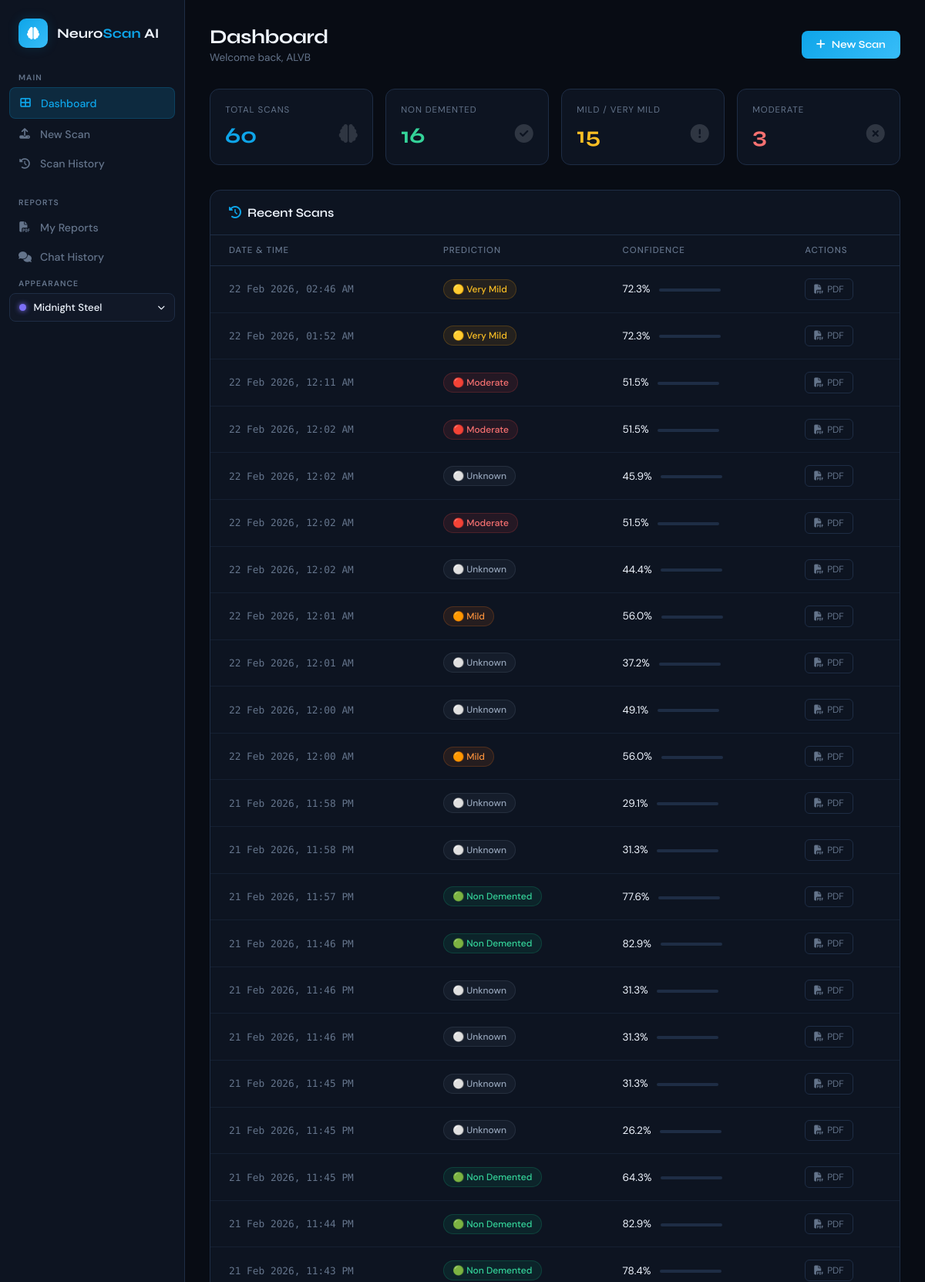
The page /dashboard (signed in, upper part) on the database its author committed.
### chatbot/app.py (models this page shows)
class User(db.Model):
    id            = db.Column(db.Integer, primary_key=True)
    name          = db.Column(db.String(100), nullable=False)
    email         = db.Column(db.String(120), unique=True, nullable=False)
    password      = db.Column(db.String(200), nullable=False)
    created_at    = db.Column(db.DateTime, default=datetime.utcnow)
    scans         = db.relationship('Scan', backref='user', lazy=True)
    chat_sessions = db.relationship('ChatSession', backref='user', lazy=True)

class Scan(db.Model):
    id          = db.Column(db.Integer, primary_key=True)
    user_id     = db.Column(db.Integer, db.ForeignKey('user.id'), nullable=False)
    prediction  = db.Column(db.String(50), nullable=False)
    confidence  = db.Column(db.Float, nullable=False)
    all_probs   = db.Column(db.Text, nullable=False)
    warning     = db.Column(db.String(200))
    created_at  = db.Column(db.DateTime, default=datetime.utcnow)

### chatbot/app.py (the view)
@app.route('/dashboard')
@login_required
def dashboard():
    user          = current_user()
    scans         = Scan.query.filter_by(user_id=user.id).order_by(Scan.created_at.desc()).all()
    chat_sessions = ChatSession.query.filter_by(user_id=user.id)\
                                     .order_by(ChatSession.created_at.desc()).all()
    total_scans    = len(scans)
    non_demented   = sum(1 for s in scans if s.prediction == 'NonDemented')
    mild_count     = sum(1 for s in scans if s.prediction in ['MildDemented', 'VeryMildDemented'])
    moderate_count = sum(1 for s in scans if s.prediction == 'ModerateDemented')
    return render_template('dashboard.html',
        current_user=user, scans=scans, chat_sessions=chat_sessions,
        total_scans=total_scans, non_demented=non_demented,
        mild_count=mild_count, moderate_count=moderate_count)

### chatbot/app.py (called while the page is built)
def login_required(f):
    @wraps(f)
    def decorated(*args, **kwargs):
        if 'user_id' not in session:
            flash('Please log in to continue.', 'error')
            return redirect(url_for('login'))
        return f(*args, **kwargs)
    return decorated

def current_user():
    if 'user_id' in session:
        return User.query.get(session['user_id'])
    return None

    @property
    def message_count(self):
        return len(self.messages)

### chatbot/templates/dashboard.html (shortened to what this page needs)
<!DOCTYPE html>
<html lang="en" data-theme="midnight-steel">
<head>
  <link rel="stylesheet" href="https://cdnjs.cloudflare.com/ajax/libs/font-awesome/6.4.0/css/all.min.css">
</head>
<body>
  <aside class="sidebar">
    <div class="logo">
      <div class="logo-icon"><i class="fas fa-brain"></i></div>
      <div class="logo-text">Neuro<span>Scan</span> AI</div>
    </div>
    <div class="nav-section">
      <div class="nav-label">Main</div>
      <a href="/dashboard" class="nav-item active">
        <i class="fas fa-th-large"></i> Dashboard
      </a>
      <a href="/" class="nav-item">
        <i class="fas fa-upload"></i> New Scan
      </a>
      <a href="/history" class="nav-item">
        <i class="fas fa-history"></i> Scan History
      </a>
    </div>
    <div class="nav-section" style="margin-top:1rem">
      <div class="nav-label">Reports</div>
      <a href="/reports" class="nav-item">
        <i class="fas fa-file-pdf"></i> My Reports
      </a>
      <a href="/chat_history" class="nav-item">
        <i class="fas fa-comments"></i> Chat History
      </a>
    </div>
    <div style="padding:0 0.75rem;margin-bottom:0.5rem;">
      <div style="font-size:.65rem;font-weight:600;color:var(--muted);letter-spacing:.1em;text-transform:uppercase;padding:0 .75rem;margin-bottom:.4rem;">Appearance</div>
      <div class="theme-switcher-sidebar">
        <button class="theme-toggle-sidebar" onclick="toggleThemeDD()" id="themeSideBtn">
          <span class="t-dot-s" id="tDotS"></span>
          <span id="themeLabelS">Theme</span>
          <i class="fas fa-chevron-down" style="font-size:.6rem;margin-left:auto;"></i>
        </button>
      </div>
    </div>
  </aside>
  <main class="main">
    <div class="page-header">
      <div>
        <div class="page-title">Dashboard</div>
        <div class="page-subtitle">Welcome back, {{ current_user.name if current_user else 'Doctor' }}</div>
      </div>
      <a href="/" class="btn-new"><i class="fas fa-plus"></i> New Scan</a>
    </div>
    <div class="stats-grid">
      <div class="stat-card">
        <div class="stat-label">Total Scans</div>
        <div class="stat-value" style="color:var(--accent)">{{ total_scans | default(0) }}</div>
        <div class="stat-icon"><i class="fas fa-brain"></i></div>
      </div>
      <div class="stat-card">
        <div class="stat-label">Non Demented</div>
        <div class="stat-value" style="color:#34d399">{{ non_demented | default(0) }}</div>
        <div class="stat-icon"><i class="fas fa-check-circle"></i></div>
      </div>
      <div class="stat-card">
        <div class="stat-label">Mild / Very Mild</div>
        <div class="stat-value" style="color:#fbbf24">{{ mild_count | default(0) }}</div>
        <div class="stat-icon"><i class="fas fa-exclamation-circle"></i></div>
      </div>
      <div class="stat-card">
        <div class="stat-label">Moderate</div>
        <div class="stat-value" style="color:#f87171">{{ moderate_count | default(0) }}</div>
        <div class="stat-icon"><i class="fas fa-times-circle"></i></div>
      </div>
    </div>
    <div class="section-card">
      <div class="section-header">
        <div class="section-title"><i class="fas fa-history" style="color:var(--accent);margin-right:8px"></i>Recent Scans</div>
      </div>
      {% if scans %}
      <table>
        <thead>
          <tr>
            <th>Date & Time</th>
            <th>Prediction</th>
            <th>Confidence</th>
            <th>Actions</th>
          </tr>
        </thead>
        <tbody>
          {% for scan in scans %}
          <tr>
            <td style="font-family:'DM Mono',monospace;font-size:0.8rem;color:var(--muted)">
              {{ scan.created_at.strftime('%d %b %Y, %I:%M %p') }}
            </td>
            <td>
              {% if scan.prediction == 'NonDemented' %}
                <span class="badge badge-none">🟢 Non Demented</span>
              {% elif scan.prediction == 'VeryMildDemented' %}
                <span class="badge badge-very-mild">🟡 Very Mild</span>
              {% elif scan.prediction == 'MildDemented' %}
                <span class="badge badge-mild">🟠 Mild</span>
              {% elif scan.prediction == 'ModerateDemented' %}
                <span class="badge badge-moderate">🔴 Moderate</span>
              {% else %}
                <span class="badge badge-unknown">⚪ Unknown</span>
              {% endif %}
            </td>
            <td>
              {{ scan.confidence | round(1) }}%
              <span class="confidence-bar">
              </span>
            </td>
            <td>
              <a href="/download_report/{{ scan.id }}" class="action-btn">
                <i class="fas fa-file-pdf"></i> PDF
              </a>
            </td>
          </tr>
          {% endfor %}
        </tbody>
      </table>
      {% else %}
      <div class="empty-state">
        <i class="fas fa-brain"></i>
        <p>No scans yet. <a href="/" style="color:var(--accent)">Upload your first MRI scan</a> to get started.</p>
      </div>
      {% endif %}
    </div>
  </main>
</body>
</html>

### rows shown on the page
User: name "ALVB"
Scan: created_at "22 Feb 2026, 02:46 AM", prediction "🟡 Very Mild", confidence "72.3"
Scan: created_at "22 Feb 2026, 01:52 AM", prediction "🟡 Very Mild", confidence "72.3"
Scan: created_at "22 Feb 2026, 12:11 AM", prediction "🔴 Moderate", confidence "51.5"
Scan: created_at "22 Feb 2026, 12:02 AM", prediction "🔴 Moderate", confidence "51.5"
Scan: created_at "22 Feb 2026, 12:02 AM", prediction "⚪ Unknown", confidence "45.9"
Scan: created_at "22 Feb 2026, 12:02 AM", prediction "🔴 Moderate", confidence "51.5"
Scan: created_at "22 Feb 2026, 12:02 AM", prediction "⚪ Unknown", confidence "44.4"
Scan: created_at "22 Feb 2026, 12:01 AM", prediction "🟠 Mild", confidence "56.0"
Scan: created_at "22 Feb 2026, 12:01 AM", prediction "⚪ Unknown", confidence "37.2"
Scan: created_at "22 Feb 2026, 12:00 AM", prediction "⚪ Unknown", confidence "49.1"
Scan: created_at "22 Feb 2026, 12:00 AM", prediction "🟠 Mild", confidence "56.0"
Scan: created_at "21 Feb 2026, 11:58 PM", prediction "⚪ Unknown", confidence "29.1"
Scan: created_at "21 Feb 2026, 11:58 PM", prediction "⚪ Unknown", confidence "31.3"
Scan: created_at "21 Feb 2026, 11:57 PM", prediction "🟢 Non Demented", confidence "77.6"
Scan: created_at "21 Feb 2026, 11:46 PM", prediction "🟢 Non Demented", confidence "82.9"
Scan: created_at "21 Feb 2026, 11:46 PM", prediction "⚪ Unknown", confidence "31.3"
Scan: created_at "21 Feb 2026, 11:46 PM", prediction "⚪ Unknown", confidence "31.3"
Scan: created_at "21 Feb 2026, 11:45 PM", prediction "⚪ Unknown", confidence "31.3"
Scan: created_at "21 Feb 2026, 11:45 PM", prediction "⚪ Unknown", confidence "26.2"
Scan: created_at "21 Feb 2026, 11:45 PM", prediction "🟢 Non Demented", confidence "64.3"
Scan: created_at "21 Feb 2026, 11:44 PM", prediction "🟢 Non Demented", confidence "82.9"
Scan: created_at "21 Feb 2026, 11:43 PM", prediction "🟢 Non Demented", confidence "78.4"

### other values the page prints
{{ total_scans | default(0) }} "60"
{{ non_demented | default(0) }} "16"
{{ mild_count | default(0) }} "15"
{{ moderate_count | default(0) }} "3"
